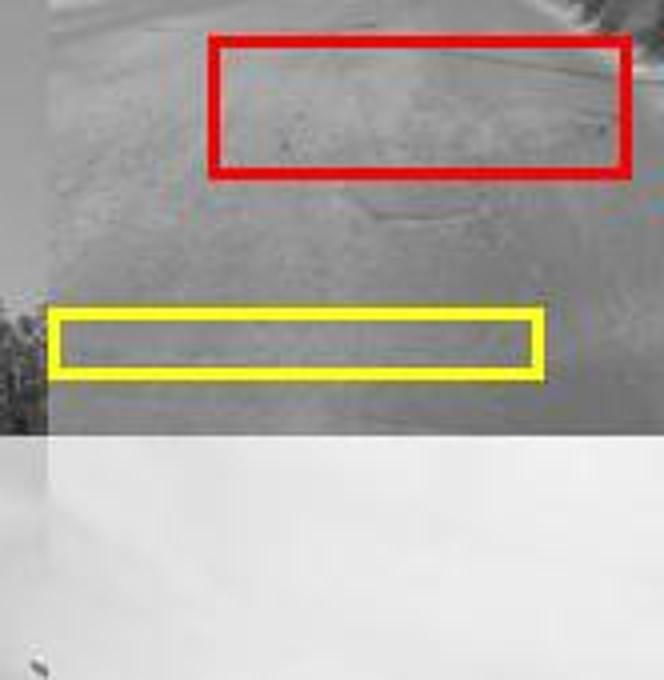
#> input picture experiments/severity_classification/results/image2_boxes_detail.jpg, 664 x 680 px, given in place of India_002775_jpg.rf.b7022146256cd793e8027920a647d95c_0.jpg, which was not available
$ python create_severity_pilot_sheet.py
#> lines starting #> are read from the running program, lines starting #| are printed output that depends on the picture; after the words box and inside, x2 and y2 are one past the last pixel; in counts of white or black regions, pixels touching at a corner belong together

from pathlib import Path
import csv
import cv2
import numpy as np
import math

BASE = Path(__file__).resolve().parent

CSV_PATH = BASE / "annotations" / "severity_pilot.csv"
OUTPUT_DIR = BASE / "results"

OUTPUT_DIR.mkdir(parents=True, exist_ok=True)

TILE_WIDTH = 240
TILE_HEIGHT = 200
IMAGE_HEIGHT = 155
COLUMNS = 4

tiles = []

with open(CSV_PATH, "r", newline="", encoding="utf-8") as file:
#> (reads experiments/severity_classification/annotations/severity_pilot.csv from the repository)
    rows = list(csv.DictReader(file))

for row in rows:

    image_path = Path(row["crop_path"])

    image = cv2.imread(str(image_path))
#> image is the input picture: shape (680, 664, 3); mean B, G, R 165.1, 172.3, 179.5

    if image is None:
        print("Could not read:", image_path)
        continue

    height, width = image.shape[:2]
#> height = 680; width = 664

    scale = min(
        210 / width,
        IMAGE_HEIGHT / height
    )
#> scale = 0.228

    new_width = max(1, int(width * scale))
#> new_width = 151
    new_height = max(1, int(height * scale))
#> new_height = 155

    resized = cv2.resize(
        image,
        (new_width, new_height)
    )
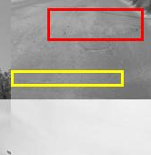
#> resized: shape (155, 151, 3); mean B, G, R 165.1, 172.3, 179.5

    tile = np.full(
        (TILE_HEIGHT, TILE_WIDTH, 3),
        255,
        dtype=np.uint8
    )

    x = (TILE_WIDTH - new_width) // 2
#> x = 44
    y = (IMAGE_HEIGHT - new_height) // 2
#> y = 0

    tile[y:y + new_height, x:x + new_width] = resized
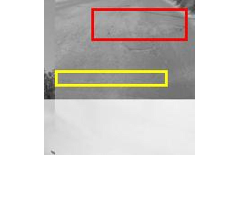
#> tile: shape (200, 240, 3); mean B, G, R 211.1, 214.7, 218.2

    text = f'{row["damage_class"]} | {width}x{height}'
#> text = 'D00 | 664x680'

    cv2.putText(
        tile,
        text,
        (8, 175),
        cv2.FONT_HERSHEY_SIMPLEX,
        0.55,
        (0, 0, 0),
        1
    )
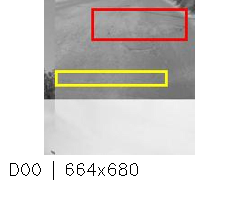
#> tile: shape (200, 240, 3); 0.65% of pixels changed, all inside (x1, y1, x2, y2) = (10, 161, 138, 180)

    tiles.append(tile)
#> pass 2 of the loop `for row in rows:`:
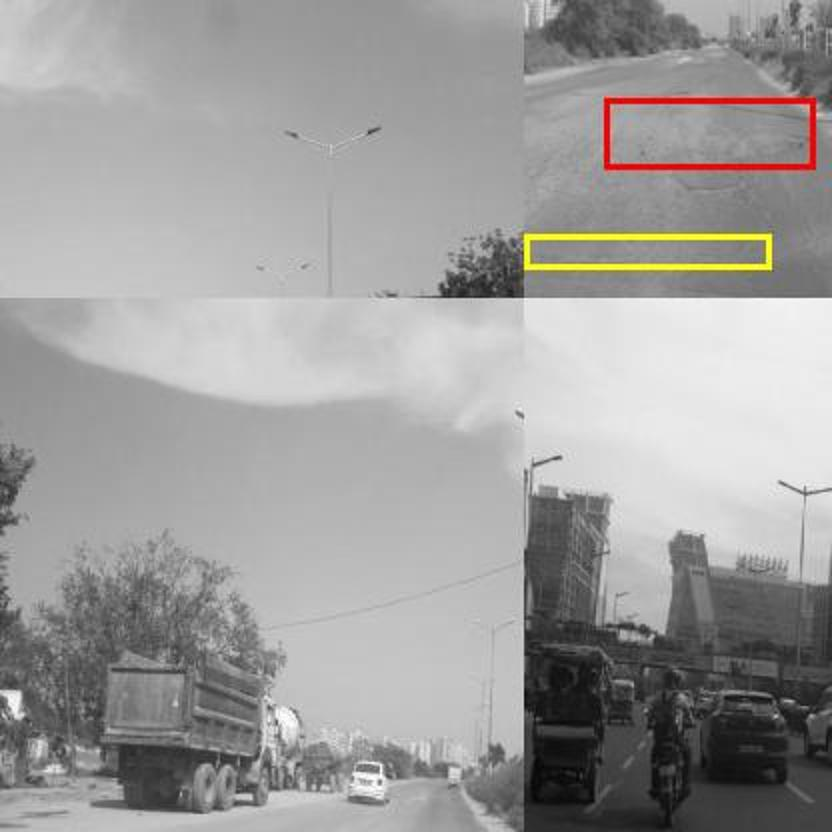
#> input picture experiments/severity_classification/results/image2_boxes_zoom.jpg, 832 x 832 px, given in place of India_000543_jpg.rf.71414aed1ff40268eef5ee19ee3c177a_1.jpg, which was not available
#> image is the input picture: shape (832, 832, 3); mean B, G, R 156, 157.2, 158.4
#> `resized = cv2.resize( image, (new_width, new_height) )`:
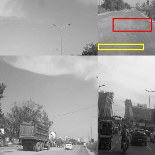
#> resized: shape (155, 155, 3); mean B, G, R 155.9, 157.1, 158.3
#> `cv2.putText( tile, text, (8, 175), cv2.FONT_HERSHEY_SIMPLEX, 0.55, (0,..`:
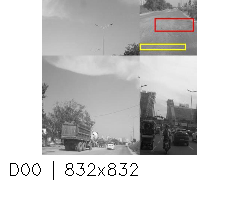
#> tile: shape (200, 240, 3); mean B, G, R 203.8, 204.4, 205

rows_count = math.ceil(len(tiles) / COLUMNS)

sheet = np.full(
    (rows_count * TILE_HEIGHT, COLUMNS * TILE_WIDTH, 3),
    255,
    dtype=np.uint8
)
#> sheet: shape (200, 960, 3); every value is 255

for index, tile in enumerate(tiles):

    r = index // COLUMNS
    c = index % COLUMNS

    sheet[
        r * TILE_HEIGHT:(r + 1) * TILE_HEIGHT,
        c * TILE_WIDTH:(c + 1) * TILE_WIDTH
    ] = tile
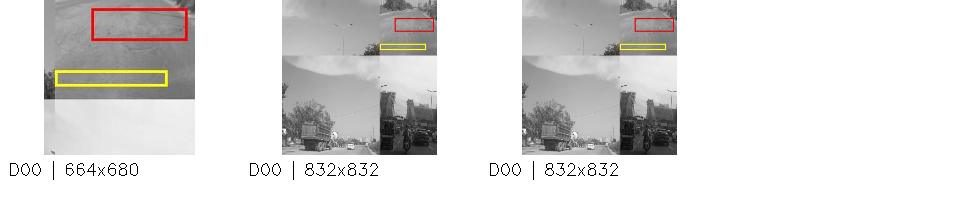
#> sheet: shape (200, 960, 3); mean of channels 0, 1, 2 218, 219.2, 220.4; drawn as B, G, R

output_path = OUTPUT_DIR / "severity_pilot_contact_sheet.jpg"

cv2.imwrite(str(output_path), sheet)

print("\nPILOT CONTACT SHEET CREATED")
print("Images displayed:", len(tiles))
print("Saved to:", output_path)
